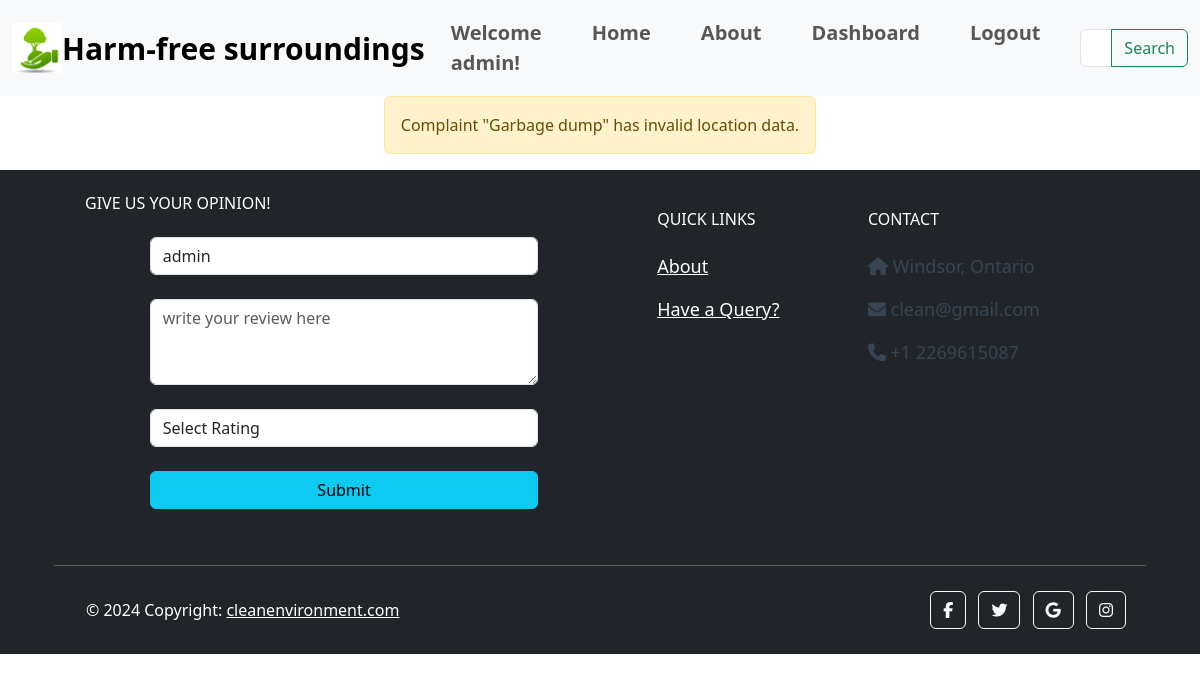
/new/complaints (signed in), run on an earlier commit of the app's database.
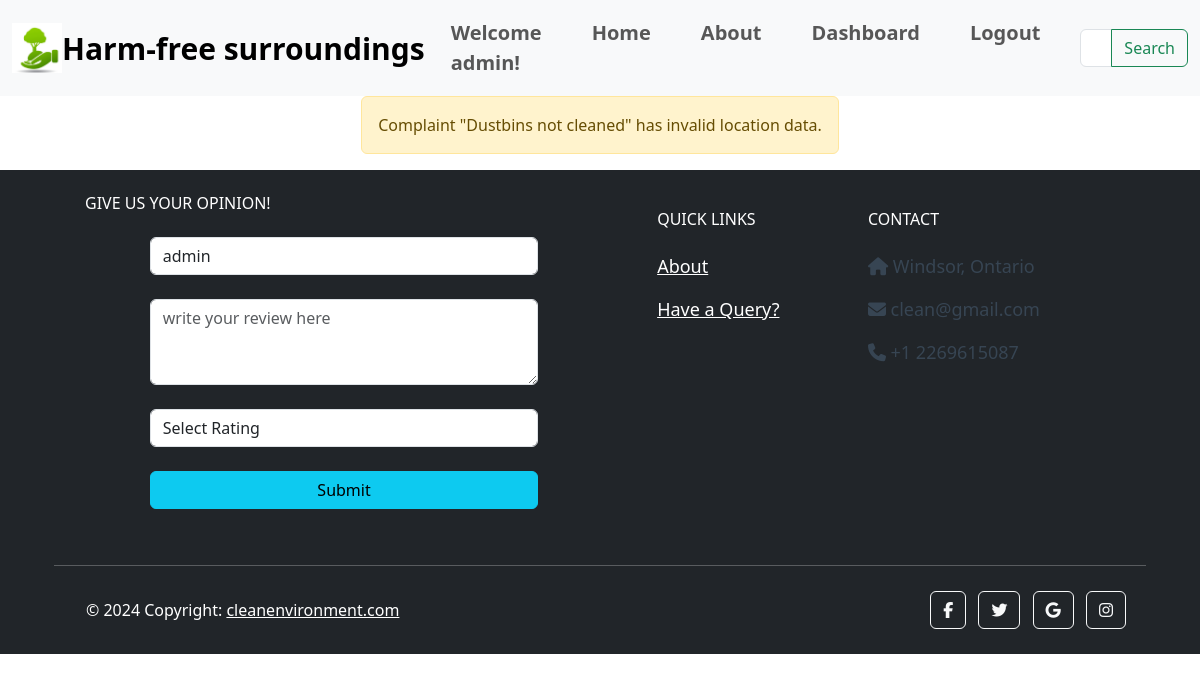
And on a later commit of the database.
### city/models.py (models this page shows, shortened)
class Complaint(models.Model):
    STATUS = (
        ('Submitted', 'Submitted'),
        ('Pending', 'Pending'),
        ('Resolved', 'Resolved')
    )
    COMPLAINTS = (
        ('Garbage dump', 'Garbage dump'),
        ('Overflow of Septic Tanks', 'Overflow of Septic Tanks'),
        ('Burning of Garbage', 'Burning of Garbage'),
        ('Stagnant Water', 'Stagnant Water'),
        ('Dustbins not cleaned', 'Dustbins not cleaned'),
        ('Improper Sanitization', 'Improper Sanitization'),
        ('Open Manholes or Drains', 'Open Manholes or Drains'),
    )
    user_name = models.ForeignKey(MyUser, on_delete=models.CASCADE)
    complaint_type = models.CharField(max_length=200, null=True, choices=COMPLAINTS)
    address = models.CharField(max_length=500, null=True)
    city = models.CharField(max_length=100, null=True)
    postal_code = models.CharField(max_length=20, null=True, blank=True)
    thumbs_up = models.PositiveIntegerField(default=0)
    is_verified = models.BooleanField(default=False)
    voted_users = models.ManyToManyField(MyUser, related_name='voted_complaints', blank=True)
    landmark = models.CharField(max_length=200, null=True)
    info = models.CharField(max_length=200, null=True)
    latitude = models.FloatField(null=True, blank=True)
    longitude = models.FloatField(null=True, blank=True)
    complaint_date = models.DateTimeField(auto_now_add=True, null=True)
    picture = models.ImageField(null=True)
    video = models.FileField(upload_to='uploads/complaint_videos/', null=True, blank=True)
    tracking_id = models.CharField(null=True, max_length=16)
    status = models.CharField(max_length=200, null=True, default='Submitted', choices=STATUS)

### city/views.py (the view)
# urls.py: path('new/complaints',views.new_complaints,name='new_complaints'),
@login_required(login_url='employee_login')
def new_complaints(request):
    if request.user.is_employee == True:
        new = Complaint.objects.all().filter(status='Submitted')
        return render(request, 'city/new_complaints.html', {'new': new})
    else:
        return redirect('employee_login')

### city/templates/city/new_complaints.html (shortened to what this page needs)
{% extends 'city/navbar.html' %}
{% load static %}
{% block content %}
<!DOCTYPE html>
<html lang="en">
  <head>
    <link
      href="https://cdn.jsdelivr.net/npm/bootstrap@5.3.0-alpha1/dist/css/bootstrap.min.css"
      rel="stylesheet"
    />
  </head>
  <body>
    <div id="section">
      {% if new %}
      {% for complaints in new %}
      {% if complaints.latitude and complaints.longitude %}
      <div class="card" style="width: 18rem">
        <img
          src="{{ complaints.picture.url }}"
          class="card-img-top"
          alt="Complaint Image"
        />
        <div class="card-body">
          <p class="card-title" id="type">
            <h5>Complaint Type:</h5>&nbsp;{{ complaints.complaint_type }}
          </p>
        </div>
        <ul class="list-group list-group-flush">
          <li class="list-group-item">
            <p id="address">
              <h5>Complaint Address:</h5>&nbsp;{{ complaints.address }}
            </p>
          </li>
          <li class="list-group-item">
            <p id="city">
              <h5>Complaint City:</h5>&nbsp;{{ complaints.city }}
            </p>
          </li>
          <li class="list-group-item">
            <p id="city">
              <h5>More Info:</h5>&nbsp;{{ complaints.info }}
            </p>
          </li>
          <li class="list-group-item">
            <p id="date">
              <h5>Complaint Date:</h5>&nbsp;{{ complaints.complaint_date }}
            </p>
          </li>
          <li class="list-group-item">
            <p id="status">
              <i class="fa-regular fa-square-check"></i>&nbsp;{{ complaints.status }}
              <a
                href="{% url 'update_new_complaints' complaints.id %}"
                class="btn btn-primary"
                >Update</a
              >
            </p>
          </li>
        </ul>
      </div>
      <br />
      {% else %}
      <div class="alert alert-warning" role="alert">
        Complaint "{{ complaints.complaint_type }}" has invalid location data.
      </div>
      {% endif %}
      {% endfor %}
      {% else %}
      <img src="{% static 'images/gif2.gif' %}" alt="" class="gif" />
      <h1>Oops! No New Complaints</h1>
      {% endif %}
    </div>
  </body>
</html>
{% endblock content %}

What changed in the data, as far as the page shows it:
no longer on this page (row edited): Complaint: complaint_type "Garbage dump"
now on this page (row edited): Complaint: complaint_type "Dustbins not cleaned"
